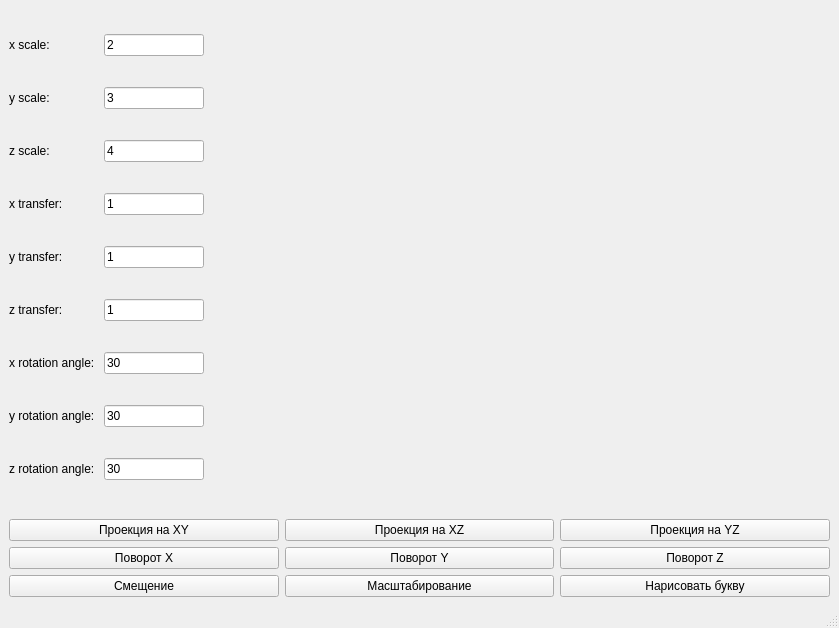
<?xml version="1.0" encoding="UTF-8"?>
<ui version="4.0">
 <class>MainWindow</class>
 <widget class="QMainWindow" name="MainWindow">
  <property name="geometry">
   <rect>
    <x>0</x>
    <y>0</y>
    <width>839</width>
    <height>628</height>
   </rect>
  </property>
  <property name="windowTitle">
   <string>MainWindow</string>
  </property>
  <widget class="QWidget" name="centralwidget">
   <layout class="QVBoxLayout" name="verticalLayout_2">
    <item>
     <layout class="QHBoxLayout" name="horizontalLayout_10" stretch="0,1">
      <item>
       <layout class="QVBoxLayout" name="verticalLayout">
        <item>
         <layout class="QHBoxLayout" name="horizontalLayout">
          <item>
           <widget class="QLabel" name="label">
            <property name="text">
             <string>x scale:</string>
            </property>
           </widget>
          </item>
          <item>
           <widget class="QLineEdit" name="lineEdit">
            <property name="minimumSize">
             <size>
              <width>100</width>
              <height>0</height>
             </size>
            </property>
            <property name="maximumSize">
             <size>
              <width>100</width>
              <height>16777215</height>
             </size>
            </property>
            <property name="text">
             <string>2</string>
            </property>
           </widget>
          </item>
         </layout>
        </item>
        <item>
         <layout class="QHBoxLayout" name="horizontalLayout_2">
          <item>
           <widget class="QLabel" name="label_2">
            <property name="text">
             <string>y scale:</string>
            </property>
           </widget>
          </item>
          <item>
           <widget class="QLineEdit" name="lineEdit_2">
            <property name="minimumSize">
             <size>
              <width>100</width>
              <height>0</height>
             </size>
            </property>
            <property name="maximumSize">
             <size>
              <width>100</width>
              <height>16777215</height>
             </size>
            </property>
            <property name="text">
             <string>3</string>
            </property>
           </widget>
          </item>
         </layout>
        </item>
        <item>
         <layout class="QHBoxLayout" name="horizontalLayout_3">
          <item>
           <widget class="QLabel" name="label_3">
            <property name="text">
             <string>z scale:</string>
            </property>
           </widget>
          </item>
          <item>
           <widget class="QLineEdit" name="lineEdit_3">
            <property name="minimumSize">
             <size>
              <width>100</width>
              <height>0</height>
             </size>
            </property>
            <property name="maximumSize">
             <size>
              <width>100</width>
              <height>16777215</height>
             </size>
            </property>
            <property name="text">
             <string>4</string>
            </property>
           </widget>
          </item>
         </layout>
        </item>
        <item>
         <layout class="QHBoxLayout" name="horizontalLayout_4">
          <item>
           <widget class="QLabel" name="label_4">
            <property name="text">
             <string>x transfer:</string>
            </property>
           </widget>
          </item>
          <item>
           <widget class="QLineEdit" name="lineEdit_4">
            <property name="minimumSize">
             <size>
              <width>100</width>
              <height>0</height>
             </size>
            </property>
            <property name="maximumSize">
             <size>
              <width>100</width>
              <height>16777215</height>
             </size>
            </property>
            <property name="text">
             <string>1</string>
            </property>
           </widget>
          </item>
         </layout>
        </item>
        <item>
         <layout class="QHBoxLayout" name="horizontalLayout_5">
          <item>
           <widget class="QLabel" name="label_5">
            <property name="text">
             <string>y transfer:</string>
            </property>
           </widget>
          </item>
          <item>
           <widget class="QLineEdit" name="lineEdit_5">
            <property name="minimumSize">
             <size>
              <width>100</width>
              <height>0</height>
             </size>
            </property>
            <property name="maximumSize">
             <size>
              <width>100</width>
              <height>16777215</height>
             </size>
            </property>
            <property name="text">
             <string>1</string>
            </property>
           </widget>
          </item>
         </layout>
        </item>
        <item>
         <layout class="QHBoxLayout" name="horizontalLayout_6">
          <item>
           <widget class="QLabel" name="label_6">
            <property name="text">
             <string>z transfer:</string>
            </property>
           </widget>
          </item>
          <item>
           <widget class="QLineEdit" name="lineEdit_6">
            <property name="minimumSize">
             <size>
              <width>100</width>
              <height>0</height>
             </size>
            </property>
            <property name="maximumSize">
             <size>
              <width>100</width>
              <height>16777215</height>
             </size>
            </property>
            <property name="text">
             <string>1</string>
            </property>
           </widget>
          </item>
         </layout>
        </item>
        <item>
         <layout class="QHBoxLayout" name="horizontalLayout_7">
          <item>
           <widget class="QLabel" name="label_7">
            <property name="text">
             <string>x rotation angle:</string>
            </property>
           </widget>
          </item>
          <item>
           <widget class="QLineEdit" name="lineEdit_7">
            <property name="minimumSize">
             <size>
              <width>100</width>
              <height>0</height>
             </size>
            </property>
            <property name="maximumSize">
             <size>
              <width>100</width>
              <height>16777215</height>
             </size>
            </property>
            <property name="text">
             <string>30</string>
            </property>
           </widget>
          </item>
         </layout>
        </item>
        <item>
         <layout class="QHBoxLayout" name="horizontalLayout_8">
          <item>
           <widget class="QLabel" name="label_8">
            <property name="text">
             <string>y rotation angle: </string>
            </property>
           </widget>
          </item>
          <item>
           <widget class="QLineEdit" name="lineEdit_8">
            <property name="minimumSize">
             <size>
              <width>100</width>
              <height>0</height>
             </size>
            </property>
            <property name="maximumSize">
             <size>
              <width>100</width>
              <height>16777215</height>
             </size>
            </property>
            <property name="text">
             <string>30</string>
            </property>
           </widget>
          </item>
         </layout>
        </item>
        <item>
         <layout class="QHBoxLayout" name="horizontalLayout_9">
          <item>
           <widget class="QLabel" name="label_9">
            <property name="text">
             <string>z rotation angle:</string>
            </property>
           </widget>
          </item>
          <item>
           <widget class="QLineEdit" name="lineEdit_9">
            <property name="minimumSize">
             <size>
              <width>100</width>
              <height>0</height>
             </size>
            </property>
            <property name="maximumSize">
             <size>
              <width>100</width>
              <height>16777215</height>
             </size>
            </property>
            <property name="text">
             <string>30</string>
            </property>
           </widget>
          </item>
         </layout>
        </item>
       </layout>
      </item>
      <item>
       <widget class="letter" name="widget" native="true">
        <property name="minimumSize">
         <size>
          <width>500</width>
          <height>350</height>
         </size>
        </property>
       </widget>
      </item>
     </layout>
    </item>
    <item>
     <layout class="QGridLayout" name="gridLayout">
      <item row="0" column="0">
       <widget class="QPushButton" name="pushButton">
        <property name="text">
         <string>Проекция на XY</string>
        </property>
       </widget>
      </item>
      <item row="0" column="1">
       <widget class="QPushButton" name="pushButton_2">
        <property name="text">
         <string>Проекция на XZ</string>
        </property>
       </widget>
      </item>
      <item row="0" column="2">
       <widget class="QPushButton" name="pushButton_3">
        <property name="text">
         <string>Проекция на YZ</string>
        </property>
       </widget>
      </item>
      <item row="1" column="2">
       <widget class="QPushButton" name="pushButton_8">
        <property name="text">
         <string>Поворот Z</string>
        </property>
       </widget>
      </item>
      <item row="1" column="1">
       <widget class="QPushButton" name="pushButton_7">
        <property name="text">
         <string>Поворот Y</string>
        </property>
       </widget>
      </item>
      <item row="1" column="0">
       <widget class="QPushButton" name="pushButton_6">
        <property name="text">
         <string>Поворот X</string>
        </property>
       </widget>
      </item>
      <item row="2" column="0">
       <widget class="QPushButton" name="pushButton_5">
        <property name="text">
         <string>Смещение</string>
        </property>
       </widget>
      </item>
      <item row="2" column="1">
       <widget class="QPushButton" name="pushButton_4">
        <property name="text">
         <string>Масштабирование</string>
        </property>
       </widget>
      </item>
      <item row="2" column="2">
       <widget class="QPushButton" name="pushButton_9">
        <property name="text">
         <string>Нарисовать букву</string>
        </property>
       </widget>
      </item>
     </layout>
    </item>
   </layout>
  </widget>
  <widget class="QMenuBar" name="menubar">
   <property name="geometry">
    <rect>
     <x>0</x>
     <y>0</y>
     <width>839</width>
     <height>24</height>
    </rect>
   </property>
  </widget>
  <widget class="QStatusBar" name="statusbar"/>
 </widget>
 <customwidgets>
  <customwidget>
   <class>letter</class>
   <extends>QWidget</extends>
   <header>letter.h</header>
   <container>1</container>
  </customwidget>
 </customwidgets>
 <resources/>
 <connections/>
</ui>
